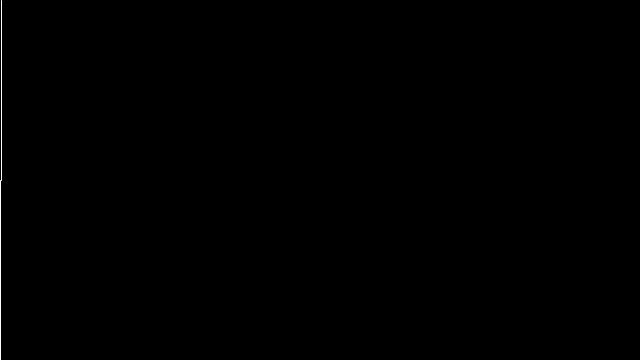
Frame 1 (no input)
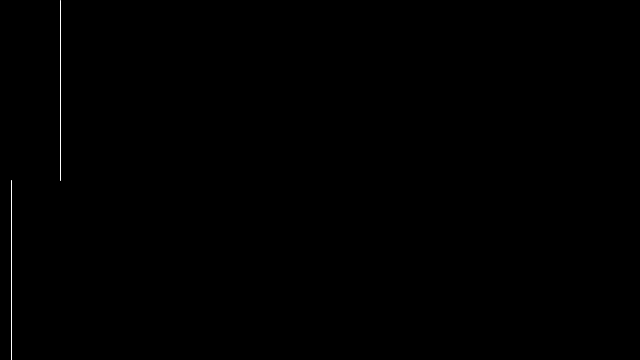
Frame 60 (the mouse pressed at the canvas centre just before this capture)
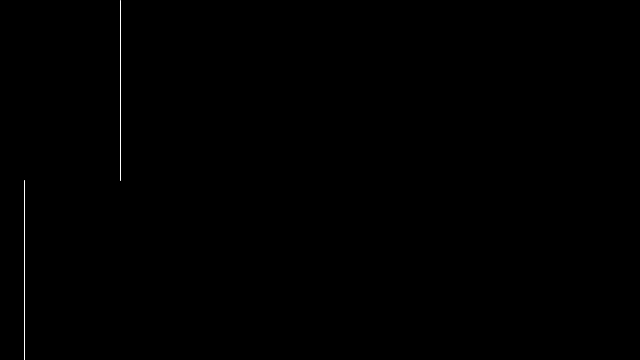
Frame 120 (the mouse held since frame 60 and released just before this capture)

The Processing sketch that drew these frames (run headless with seeded random() and noise(); from frame 60 on, the mouse is pressed at the canvas centre):

// Processing sketch: background
// ── background.pde
 
int a = 0;      // Create a variable "a" of the datatype "int"
float b = 0.0;  // Create a variable "b" of the datatype "float"

void setup() {
  size(640, 360);
  stroke(255);
  frameRate(10);
}

void draw() {
  background(0);
  
  a = a + 1;
  b = b + 0.2; 
  line(a, 0, a, height/2);
  line(b, height/2, b, height);
  
  if(a > width) {
    a = 0;
  }
  if(b > width) {
    b = 0;
  }
}
